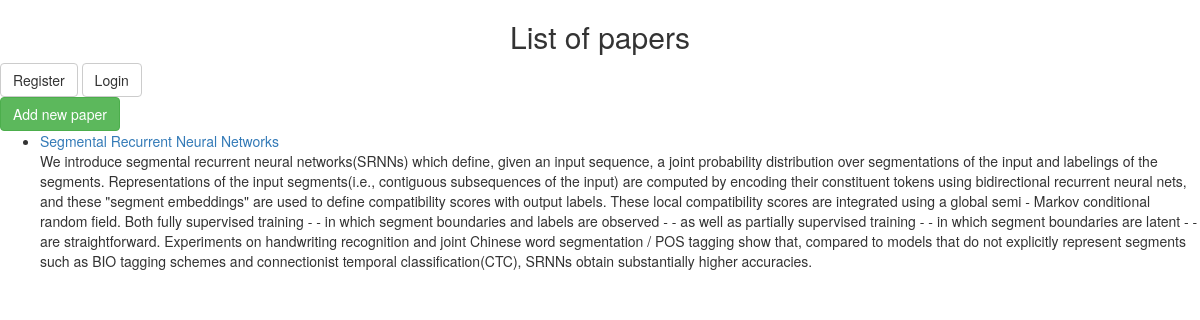
The app's page /, older data.
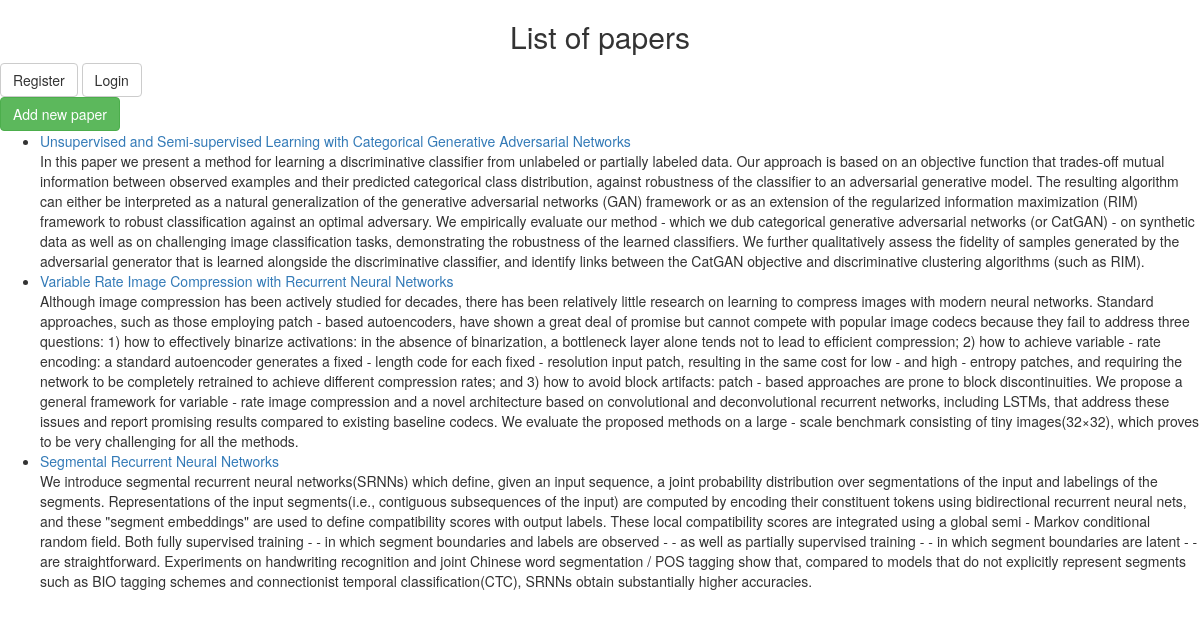
The same page, newer data.
### home/models.py (models this page shows, shortened)
@python_2_unicode_compatible
class Paper(models.Model):
    uuid = models.CharField(max_length=100, blank=True, unique=True, default=uuid.uuid4)
    author = models.CharField(max_length=100, verbose_name = u"author")
    title = models.CharField(max_length=200, verbose_name = u"title")
    description = models.CharField(max_length=5000)
    breif_description= models.CharField(max_length=500)
    version=models.CharField(max_length=5)
    category=models.CharField(max_length=100)
    link = models.CharField(max_length=200)
    repo = models.ForeignKey(CodeLink, null=True)
    links = models.ForeignKey(AdditionalLinks, null=True)
    votes = models.IntegerField(default=0)
    rating = models.FloatField(default=0.0)
    pubdate = models.DateTimeField('date published')
    tags = TaggableManager()

### home/views.py (the view)
# urls.py: url(r'^$', views.IndexView.as_view(), name='index'),
class IndexView(TagMixin, ListView):
    model = Paper
    content_object_name = 'paper_list'
    template_name = 'index.html'
    def get_queryset(self):
        return Paper.objects.order_by('-pubdate')[:5]

### home/templates/index.html (shortened to what this page needs)
{% load bootstrap3 %}
{% bootstrap_css %}
{% if paper_list %}
<center> <h2> List of papers </h2> </center>
<div class="account">
<a class="btn btn-default" href="/accounts/register" role="button">Register</a>
<a class="btn btn-default" href="/accounts/login" role="button">Login</a>
</div>
<div class"paperadd">
<a class="btn btn-success" href="/add" role="button">Add new paper</a>
</div>
    <ul>
    {% for paper in paper_list %}
        <li><a href="/papers/{{ paper.uuid }}/">{{ paper.title }}</a></li>
        {{ paper.description }}
    {% endfor %}
    </ul>
{% else %}
    <p>Paper list is empty. You can add new paper</p>
{% endif %}

Row changes from the older to the newer data that the page shows:
added Paper: title "Unsupervised and Semi-supervised Learning with Categorical Generative Adversarial Networks", description "In this paper we present a method for learning a discriminative classifier from unlabeled or partially labeled data. Our approach is based on an objective function that trades-off mutual information between observed examples and their predicted categorical class distribution, against robustness of the classifier to an adversarial generative model. The resulting algorithm can either be interpreted as a natural generalization of the generative adversarial networks (GAN) framework or as an extension of the regularized information maximization (RIM) framework to robust classification against an optimal adversary. We empirically evaluate our method - which we dub categorical generative…"
added Paper: title "Variable Rate Image Compression with Recurrent Neural Networks", description "Although image compression has been actively studied for decades, there has been relatively little research on learning to compress images with modern neural networks. Standard approaches, such as those employing patch - based autoencoders, have shown a great deal of promise but cannot compete with popular image codecs because they fail to address three questions: 1) how to effectively binarize activations: in the absence of binarization, a bottleneck layer alone tends not to lead to efficient compression; 2) how to achieve variable - rate encoding: a standard autoencoder generates a fixed - length code for each fixed - resolution input patch, resulting in the same cost for low - and high -…"
